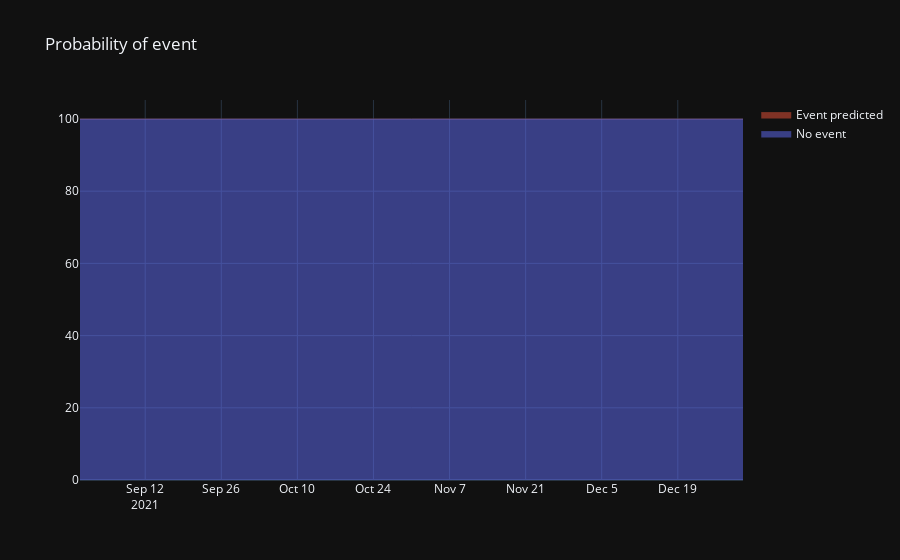

Notebook source saved alongside this figure:
### Code cell
figure_x = reserved_data[condition]['to date']
figure_x_text = figure_x.map(lambda e: f'[{(e + DATE_TARGET_OFFSET).strftime("%d.%m.%Y")}..{(e + DATE_TARGET_OFFSET + DATE_TARGET_DURATION).strftime("%d.%m.%Y")}]')
fig = go.Figure()
fig.add_trace(go.Scatter(
    x=figure_x,
    y=1-result_proba[:,0],
    mode='lines',
    stackgroup='one',
    line=dict(width=.25),
    groupnorm='percent',
    name='No event',
    text=figure_x_text
))
fig.add_trace(go.Scatter(
    x=figure_x,
    y=result_proba[:,0],
    mode='lines',
    stackgroup='one',
    line=dict(width=.25),
    name='Event predicted',
    text=figure_x_text
))
fig.update_layout(
    title='Probability of event',
    # width=500, height=500
)
fig.show()
